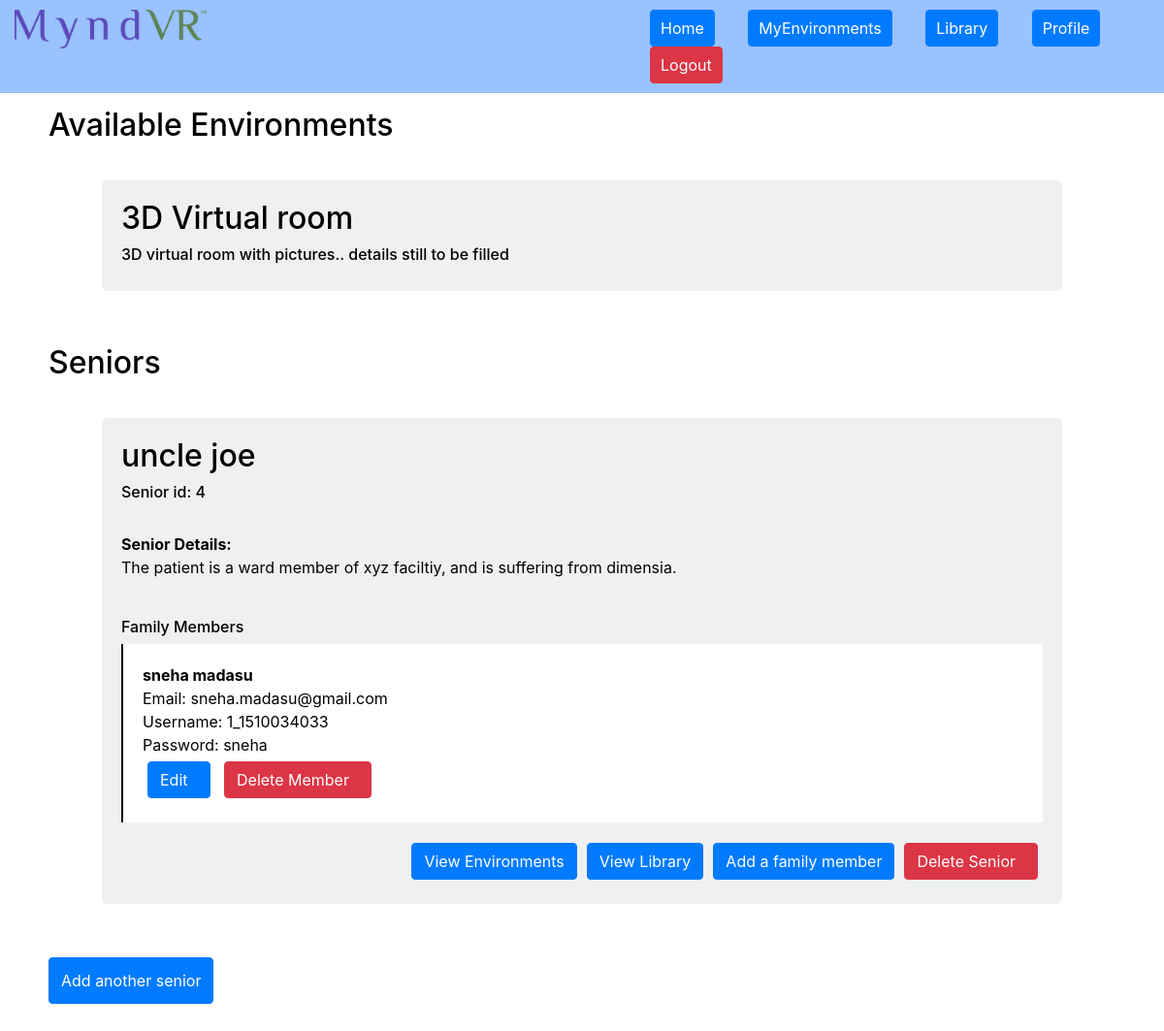
The page /index.php?pagetype=profile (signed in) on the database as committed earlier.
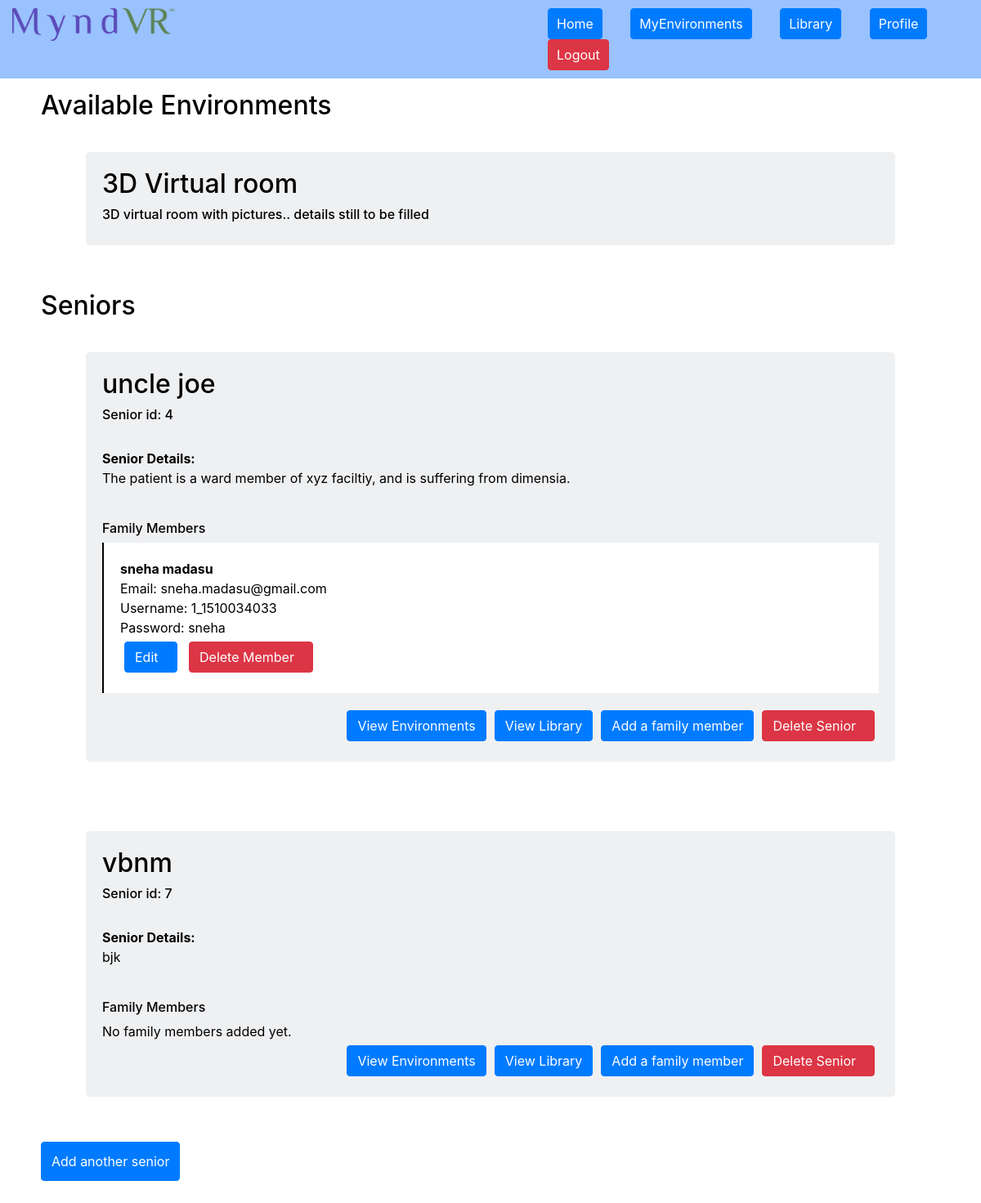
The same page on the database as committed later.
### tables this page shows
CREATE TABLE `environments` (
  `env_id` int(11) NOT NULL,
  `env_name` varchar(100) NOT NULL,
  `details` varchar(1000) NOT NULL,
  `side1` varchar(200) NOT NULL,
  `side2` varchar(200) NOT NULL,
  `side3` varchar(200) NOT NULL,
  `side4` varchar(200) NOT NULL,
  `tablename` varchar(200) NOT NULL,
  `timestamp` varchar(100) NOT NULL,
  `flag` int(1) NOT NULL DEFAULT '0'
);

CREATE TABLE `seniors` (
  `s_id` int(11) NOT NULL,
  `user_id` int(6) NOT NULL,
  `profile` int(3) NOT NULL,
  `fullname` varchar(200) NOT NULL,
  `details` varchar(500) NOT NULL,
  `timestamp` varchar(100) NOT NULL,
  `flag` int(1) NOT NULL
);

CREATE TABLE `userdetails` (
  `user_id` int(4) NOT NULL,
  `username` varchar(100) NOT NULL,
  `firstname` varchar(150) NOT NULL,
  `lastname` varchar(150) NOT NULL,
  `email` varchar(200) NOT NULL,
  `createdon` varchar(100) NOT NULL
);

CREATE TABLE `userlogin` (
  `user_id` int(4) NOT NULL,
  `username` varchar(150) NOT NULL,
  `password` varchar(150) NOT NULL,
  `usertype` int(2) NOT NULL,
  `token` varchar(200) DEFAULT '0',
  `lastlogin` varchar(100) NOT NULL DEFAULT '0',
  `flag` int(2) NOT NULL
);

### userauth.php (called while the page is built, shortened)
<?php
if(isset($_SESSION['username']))
{
$user_id = $_SESSION['user_id'];
}
else
{
	header('Location: index.php?pagetype=login');
}
	?>

### profile.php (the view, shortened to what this page needs)
<?php
include "userauth.php";
?>
<div class="below">
<div class="row profile">
<?php
echo '<h2>Available Environments</h2>';
	$query = "SELECT * FROM environments";
	$results = mysqli_query($con, $query);
	while($row = mysqli_fetch_array($results))
	{
		echo '<div class="post">';
		echo '<h2>'.$row["env_name"].'</h2> <h6> '.$row["details"].'</h6>';
		echo '</div>';
	}
?>
<?php
$count = 0;
echo '<h2>Seniors</h2>';
	$query = "SELECT * FROM seniors WHERE user_id='$user_id' and flag=1";
	$results = mysqli_query($con, $query);
	while($row = mysqli_fetch_array($results))
	{
		$seniorname = $row['fullname'];
		$details = $row['details'];
		$senior_id = $row['s_id'];
		echo '<div class="post"><div class="row">';
		echo '<h2>'.$seniorname.'</h2></div><h6>Senior id: '.$senior_id.'</h6><br>';
		echo '<p><strong>Senior Details:</strong><br>'.$details.'</p><br>';
		echo '<h6>Family Members</h6>';
		$tempcount = 0;
		$subquery = "SELECT * from userdetails where user_id in (SELECT familymember_id FROM familymembers WHERE s_id=".$senior_id." and flag=1)";
		$subresults = mysqli_query($con, $subquery);
		while($subrow = mysqli_fetch_array($subresults))
			{
				$familymember_id = $subrow['user_id'];
				$fam_firstname = $subrow['firstname'];
				$fam_lastname = $subrow['lastname'];
				$fam_email = $subrow['email'];
				$fam_username = $subrow['username'];
				$subquery2 = "SELECT password from userlogin where username ='$fam_username'";
				$subresults2 = mysqli_query($con, $subquery2);
				while($subrow2 = mysqli_fetch_array($subresults2))
					{
						$fam_password = $subrow2['password'];
					}
				echo '<ul class="fammem"><li><strong>'.$fam_firstname.' '.$fam_lastname.'</strong></li>	';
				echo '<li>Email: '.$fam_email.'</li>';
				echo '<li>Username: '.$fam_username.'</li>';
				echo '<li>Password: '.$fam_password.'</li>';
				echo '<li><span class="btn btn-primary" data-toggle="modal" data-target="#editfamilymember" >Edit<i class="fa fa-pencil" aria-hidden="true"></i></span>
						<span class="btn btn-danger delfammembtn" data-sname="'.$seniorname.'" data-sid = "'.$senior_id.'" data-famname="'.$fam_firstname.' '.$fam_lastname.'" data-famid = "'.$familymember_id.'" data-toggle="modal"
						data-target="#delfammem">Delete Member<i class="fa fa-trash" aria-hidden="true"></i></span></li></ul>';
				$tempcount++;
			}
		if($tempcount==0)
		{
			echo '<li>No family members added yet.</li>	';
		}
		echo '<div class="row actbtns">
		<a href="index.php?pagetype=environments&s_id='.$senior_id.'&sname='.$seniorname.'"><button class="btn btn-primary">View Environments</button></a>
		<a href="index.php?pagetype=library&s_id='.$senior_id.'"><button class="btn btn-primary">View Library</button></a><button class="btn btn-primary addfambtn" data-toggle="modal" data-s_id="'.$senior_id.'" data-target="#addfamilymember">Add a family member</button>';
		echo '<div class="delbtn">
		<div class="btn btn-danger delseniorbtn" data-sid = "'.$senior_id.'" data-sname="'.$seniorname.'" data-toggle="modal" data-target="#delsenior" >
		Delete Senior <i class="fa fa-trash" aria-hidden="true"></i></div>
		</div></div>';
		echo '</div>';
		$count = $count + 1;
	}
	if($count==0)
	{
		echo '<div class="post">';
		echo 'You don\'t have any seniors listed yet.<br><br><button class="btn btn-primary" data-toggle="modal" data-target="#addsenior">Add a senior now</button>';
		echo '</div>';
	}
	else
	{
		echo '<br><br><button class="btn btn-primary" data-toggle="modal" data-target="#addsenior">Add another senior</button>';
	}
?>
</div>
</div>

Rows that differ between the two databases and show on the page:
added seniors: fullname "vbnm", s_id "7", details "bjk", shows "No family members added yet."
